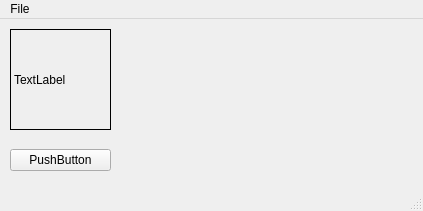
<?xml version="1.0" encoding="UTF-8"?>
<ui version="4.0">
 <class>MainWindow</class>
 <widget class="QMainWindow" name="MainWindow">
  <property name="geometry">
   <rect>
    <x>0</x>
    <y>0</y>
    <width>423</width>
    <height>211</height>
   </rect>
  </property>
  <property name="windowTitle">
   <string>MainWindow</string>
  </property>
  <widget class="QWidget" name="centralWidget">
   <widget class="QLabel" name="display_image">
    <property name="geometry">
     <rect>
      <x>10</x>
      <y>10</y>
      <width>101</width>
      <height>101</height>
     </rect>
    </property>
    <property name="frameShape">
     <enum>QFrame::Box</enum>
    </property>
    <property name="text">
     <string>TextLabel</string>
    </property>
   </widget>
   <widget class="QPushButton" name="show_image">
    <property name="geometry">
     <rect>
      <x>10</x>
      <y>130</y>
      <width>101</width>
      <height>22</height>
     </rect>
    </property>
    <property name="text">
     <string>PushButton</string>
    </property>
   </widget>
  </widget>
  <widget class="QMenuBar" name="menuBar">
   <property name="geometry">
    <rect>
     <x>0</x>
     <y>0</y>
     <width>423</width>
     <height>19</height>
    </rect>
   </property>
   <widget class="QMenu" name="menuImage_Viewer">
    <property name="title">
     <string>File</string>
    </property>
   </widget>
   <addaction name="menuImage_Viewer"/>
  </widget>
  <widget class="QStatusBar" name="statusBar"/>
 </widget>
 <layoutdefault spacing="6" margin="11"/>
 <resources/>
 <connections/>
</ui>
